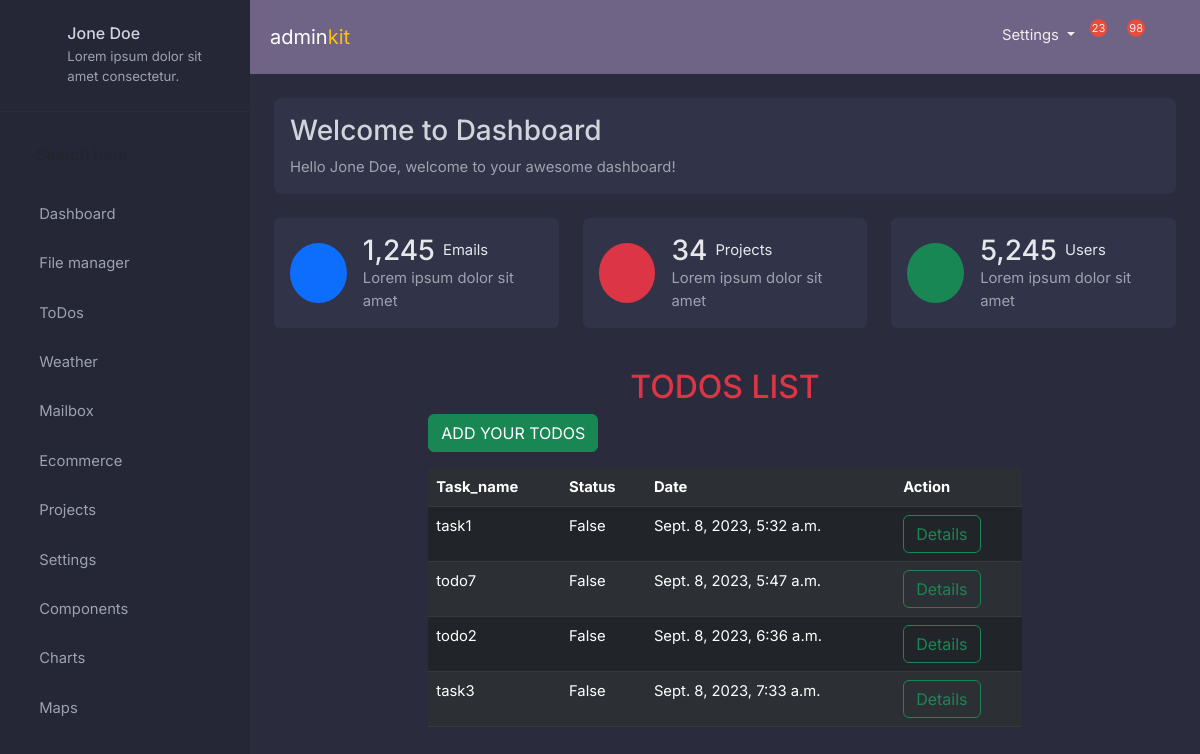
/todo/list/, run on the app's committed database.
### app/models.py (models this page shows, shortened)
class Todos(models.Model):
    todo_name=models.CharField(max_length=150)
    status=models.BooleanField(default=False)
    date=models.DateTimeField(auto_now_add=True)

### app/views.py (the view)
# urls.py: path('todo/list/',views.TodoListView.as_view(),name="todo_list"),
class TodoListView(ListView):
    model=Todos
    template_name="todo-list.html"
    context_object_name="todos"

### app/templates/todo-list.html (shortened to what this page needs)
<!DOCTYPE html>
{%load static%}
<html lang="en">
<head>
    <link href="https://cdn.jsdelivr.net/npm/bootstrap@5.3.0-alpha2/dist/css/bootstrap.min.css" rel="stylesheet">
    <link rel="stylesheet" href="{%static 'css/home.css'%}">
</head>
<body>
<aside class="sidebar position-fixed top-0 left-0 overflow-auto h-100 float-left" id="show-side-navigation1">
    <div class="sidebar-header d-flex justify-content-center align-items-center px-3 py-4">
      <div class="ms-2">
        <h5 class="fs-6 mb-0">
          <a class="text-decoration-none" href="#">Jone Doe</a>
        </h5>
        <p class="mt-1 mb-0">Lorem ipsum dolor sit amet consectetur.</p>
      </div>
    </div>
    <div class="search position-relative text-center px-4 py-3 mt-2">
      <input type="text" class="form-control w-100 border-0 bg-transparent " placeholder="Search here">
    </div>
    <ul class="categories list-unstyled">
      <li class="has-dropdown">
        <a href="#"> Dashboard</a>
      </li>
      <li class="">
        <a href="#"> File manager</a>
      </li>
      <li class="has-dropdown">
        <a href="{%url 'todo_list'%}"> ToDos</a>
      </li>
      <li class="has-dropdown">
        <a href="{%url 'weather'%}"> Weather</a>
      </li>
      <li class="has-dropdown">
        <a href="#"> Mailbox</a>
      </li>
      <li class="has-dropdown">
        <a href="#"> Ecommerce</a>
      </li>
      <li class="has-dropdown">
        <a href="#"> Projects</a>
      </li>
      <li class="">
        <a href="#"> Settings</a>
      </li>
      <li class="has-dropdown">
        <a href="#"> Components</a>
      </li>
      <li class="has-dropdown">
        <a href="#"> Charts</a>
      </li>
      <li class="">
        <a href="#"> Maps</a>
      </li>
    </ul>
  </aside>
  <section id="wrapper">
    <nav class="navbar navbar-expand-md">
      <div class="container-fluid mx-2">
        <div class="navbar-header">
          <a class="navbar-brand" href="#">admin<span class="main-color">kit</span></a>
        </div>
        <div class="collapse navbar-collapse" id="toggle-navbar">
          <ul class="navbar-nav ms-auto">
            <li class="nav-item dropdown">
              <a class="nav-link dropdown-toggle" href="#" id="navbarDropdown" role="button" data-bs-toggle="dropdown" aria-expanded="false">
                Settings
              </a>
            </li>
            <li class="nav-item">
              <a class="nav-link" href="#"><span>23</span></a>
            </li>
            <li class="nav-item">
              <a class="nav-link" href="#"><span>98</span></a>
            </li>
            <li class="nav-item">
            </li>
          </ul>
        </div>
      </div>
    </nav>
    <div class="p-4">
      <div class="welcome">
        <div class="content rounded-3 p-3">
          <h1 class="fs-3">Welcome to Dashboard</h1>
          <p class="mb-0">Hello Jone Doe, welcome to your awesome dashboard!</p>
        </div>
      </div>
      <section class="statistics mt-4">
        <div class="row">
          <div class="col-lg-4">
            <div class="box d-flex rounded-2 align-items-center mb-4 mb-lg-0 p-3">
              <i class="uil-envelope-shield fs-2 text-center bg-primary rounded-circle"></i>
              <div class="ms-3">
                <div class="d-flex align-items-center">
                  <h3 class="mb-0">1,245</h3> <span class="d-block ms-2">Emails</span>
                </div>
                <p class="fs-normal mb-0">Lorem ipsum dolor sit amet</p>
              </div>
            </div>
          </div>
          <div class="col-lg-4">
            <div class="box d-flex rounded-2 align-items-center mb-4 mb-lg-0 p-3">
              <i class="uil-file fs-2 text-center bg-danger rounded-circle"></i>
              <div class="ms-3">
                <div class="d-flex align-items-center">
                  <h3 class="mb-0">34</h3> <span class="d-block ms-2">Projects</span>
                </div>
                <p class="fs-normal mb-0">Lorem ipsum dolor sit amet</p>
              </div>
            </div>
          </div>
          <div class="col-lg-4">
            <div class="box d-flex rounded-2 align-items-center p-3">
              <i class="uil-users-alt fs-2 text-center bg-success rounded-circle"></i>
              <div class="ms-3">
                <div class="d-flex align-items-center">
                  <h3 class="mb-0">5,245</h3> <span class="d-block ms-2">Users</span>
                </div>
                <p class="fs-normal mb-0">Lorem ipsum dolor sit amet</p>
              </div>
            </div>
          </div>
        </div>
      </section>
      <section class="charts mt-4">
        <section class="charts mt-4">
            <div class="row">
                <div class="col-2"></div>
                <div class="col-8">
                    <h2 class="text-center mt-3 text-danger">TODOS LIST</h2>
                    <a href="{%url 'todo_create'%}" class="btn btn-success">ADD YOUR TODOS</a>
                    <table class="table table-striped mt-3 table-dark">
                        <tr>
                            <th>Task_name</th>
                            <th>Status</th>
                            <th>Date</th>
                            <th>Action</th>
                        </tr>
                        {%for t in todos%}
                        <tr>
                            <td>{{t.todo_name}}</td>
                            <td>{{t.status}}</td>
                            <td>{{t.date}}</td>
                            <td><a href="{%url 'todo_detail' t.id%}" class="btn btn-outline-success">Details</a>
                        </tr>
                        {%endfor%}
                    </table>
                </div>
                <div class="col-2">
                </div>
            </div>
        </section>
      </section>

### app/static/css/home.css (style rules this page uses)
:root { --dk-gray-100: #F3F4F6; --dk-gray-200: #E5E7EB; --dk-gray-300: #D1D5DB; --dk-gray-400: #9CA3AF; --dk-gray-500: #6B7280; --dk-gray-600: #4B5563; --dk-gray-700: #374151; --dk-gray-800: #1F2937; --dk-gray-900: #111827; --dk-dark-bg: #313348; --dk-darker-bg: #2a2b3d; --navbar-bg-color: #6f6486; --sidebar-bg-color: #252636; --sidebar-width: 250px; }
* { margin: 0; padding: 0; box-sizing: border-box; }
body { font-family: 'Inter', sans-serif; background-color: var(--dk-darker-bg); font-size: .925rem; }
#wrapper { margin-left: var(--sidebar-width); transition: all .3s ease-in-out; }
.sidebar { background-color: var(--sidebar-bg-color); width: var(--sidebar-width); transition: all .3s ease-in-out; transform: translateX(0); z-index: 9999999 }
.sidebar .sidebar-header { border-bottom: 1px solid #2a2b3c }
.sidebar .sidebar-header h5 a { color: var(--dk-gray-300) }
.sidebar .sidebar-header p { color: var(--dk-gray-400); font-size: .825rem; }
.sidebar > ul > li { padding: .7rem 1.75rem; }
.sidebar ul > li > a { color: var(--dk-gray-400); text-decoration: none; }
.sidebar ul > li.has-dropdown > a:after { content: '\eb3a'; font-family: unicons-line; font-size: 1rem; line-height: 1.8; float: right; color: var(--dk-gray-500); transition: all .3s ease-in-out; }
.welcome { color: var(--dk-gray-300); }
.welcome .content { background-color: var(--dk-dark-bg); }
.welcome p { color: var(--dk-gray-400); }
.statistics { color: var(--dk-gray-200); }
.statistics .box { background-color: var(--dk-dark-bg); }
.statistics .box i { width: 60px; height: 60px; line-height: 60px; }
.statistics .box p { color: var(--dk-gray-400); }
.main-color { color: #ffc107 }
.navbar { background-color: var(--navbar-bg-color) !important; border: none !important; }
.navbar .navbar-nav>li>a { color: #EEE !important; line-height: 55px !important; padding: 0 10px !important; }
.navbar .navbar-brand { color:#FFF !important }
.navbar .navbar-brand { line-height: 55px !important; padding: 0 !important }
.navbar>.container .navbar-brand, .navbar>.container-fluid .navbar-brand { margin: 0 !important }
.navbar .navbar-nav>li>a { float: left !important; }
.navbar .navbar-nav>li>a>span:not(.caret) { background-color: #e74c3c !important; border-radius: 50% !important; height: 25px !important; width: 25px !important; padding: 2px !important; font-size: 11px !important; position: relative !important; top: -10px !important; right: 5px !important }

### data on the page
Todos: todo_name "task1", status "False", date "Sept. 8, 2023, 5:32 a.m."
Todos: todo_name "todo7", status "False", date "Sept. 8, 2023, 5:47 a.m."
Todos: todo_name "todo2", status "False", date "Sept. 8, 2023, 6:36 a.m."
Todos: todo_name "task3", status "False", date "Sept. 8, 2023, 7:33 a.m."
